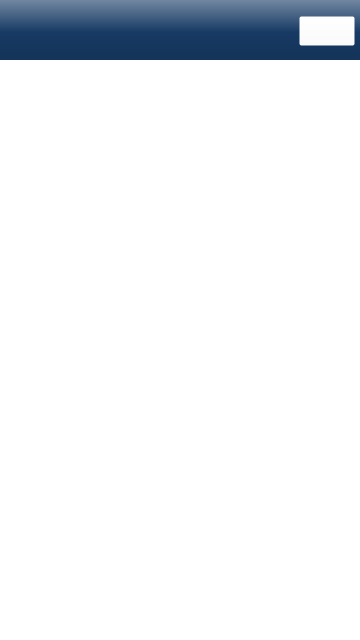
<?xml version="1.0" encoding="UTF-8"?>
<ui version="4.0">
 <class>Widget</class>
 <widget class="QWidget" name="Widget">
  <property name="geometry">
   <rect>
    <x>0</x>
    <y>0</y>
    <width>360</width>
    <height>640</height>
   </rect>
  </property>
  <property name="windowTitle">
   <string>Widget</string>
  </property>
  <property name="styleSheet">
   <string notr="true">QWidget#Widget
{
background-color: rgb(255, 255, 255);
border: none;
}</string>
  </property>
  <widget class="OnOffButton" name="widget" native="true">
   <property name="geometry">
    <rect>
     <x>20</x>
     <y>560</y>
     <width>81</width>
     <height>21</height>
    </rect>
   </property>
  </widget>
  <widget class="VolumeInfo" name="widget_2" native="true">
   <property name="geometry">
    <rect>
     <x>200</x>
     <y>70</y>
     <width>120</width>
     <height>80</height>
    </rect>
   </property>
  </widget>
  <widget class="QFrame" name="frame">
   <property name="geometry">
    <rect>
     <x>-1</x>
     <y>0</y>
     <width>361</width>
     <height>60</height>
    </rect>
   </property>
   <property name="styleSheet">
    <string notr="true">QFrame#frame
{
	background-color: qlineargradient(spread:pad, x1:0, y1:0, x2:0, y2:1, stop:0 rgba(113, 135, 161, 255), stop:0.536723 rgba(23, 58, 100, 255), stop:0.94298 rgba(20, 52, 89, 255));
}</string>
   </property>
   <property name="frameShape">
    <enum>QFrame::NoFrame</enum>
   </property>
   <property name="frameShadow">
    <enum>QFrame::Plain</enum>
   </property>
   <property name="lineWidth">
    <number>0</number>
   </property>
   <widget class="QPushButton" name="pushButton">
    <property name="geometry">
     <rect>
      <x>300</x>
      <y>16</y>
      <width>56</width>
      <height>30</height>
     </rect>
    </property>
    <property name="focusPolicy">
     <enum>Qt::NoFocus</enum>
    </property>
    <property name="styleSheet">
     <string notr="true">QPushButton{
background-color: rgba(255, 255, 255, 0);
border-image: url(:/Icon/next_idle.png);
}

QPushButton::pressed{
background-color: rgba(255, 255, 255, 0);
border-image: url(:/Icon/next_active.png);
}</string>
    </property>
    <property name="text">
     <string/>
    </property>
   </widget>
  </widget>
  <widget class="volumeControl" name="widget_3" native="true">
   <property name="geometry">
    <rect>
     <x>20</x>
     <y>519</y>
     <width>321</width>
     <height>21</height>
    </rect>
   </property>
  </widget>
 </widget>
 <layoutdefault spacing="6" margin="11"/>
 <customwidgets>
  <customwidget>
   <class>OnOffButton</class>
   <extends>QWidget</extends>
   <header location="global">onoffbutton.h</header>
   <container>1</container>
  </customwidget>
  <customwidget>
   <class>VolumeInfo</class>
   <extends>QWidget</extends>
   <header location="global">volumeinfo.h</header>
   <container>1</container>
  </customwidget>
  <customwidget>
   <class>volumeControl</class>
   <extends>QWidget</extends>
   <header>volumecontrol.h</header>
   <container>1</container>
  </customwidget>
 </customwidgets>
 <resources/>
 <connections/>
</ui>
